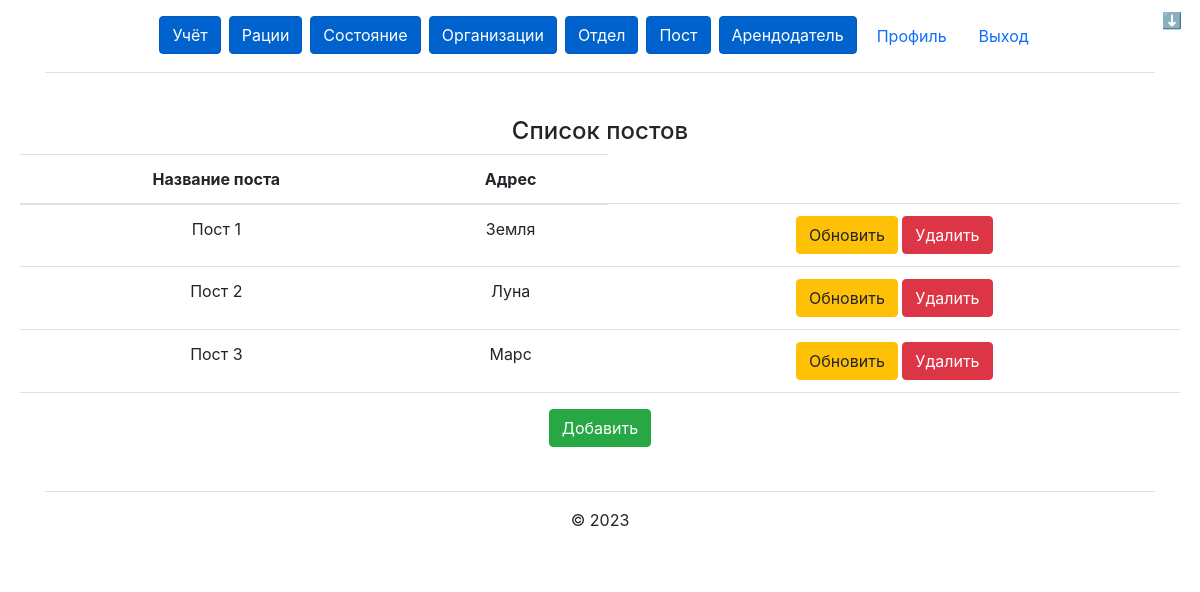
Before: /post/ (signed in) with the older database file.
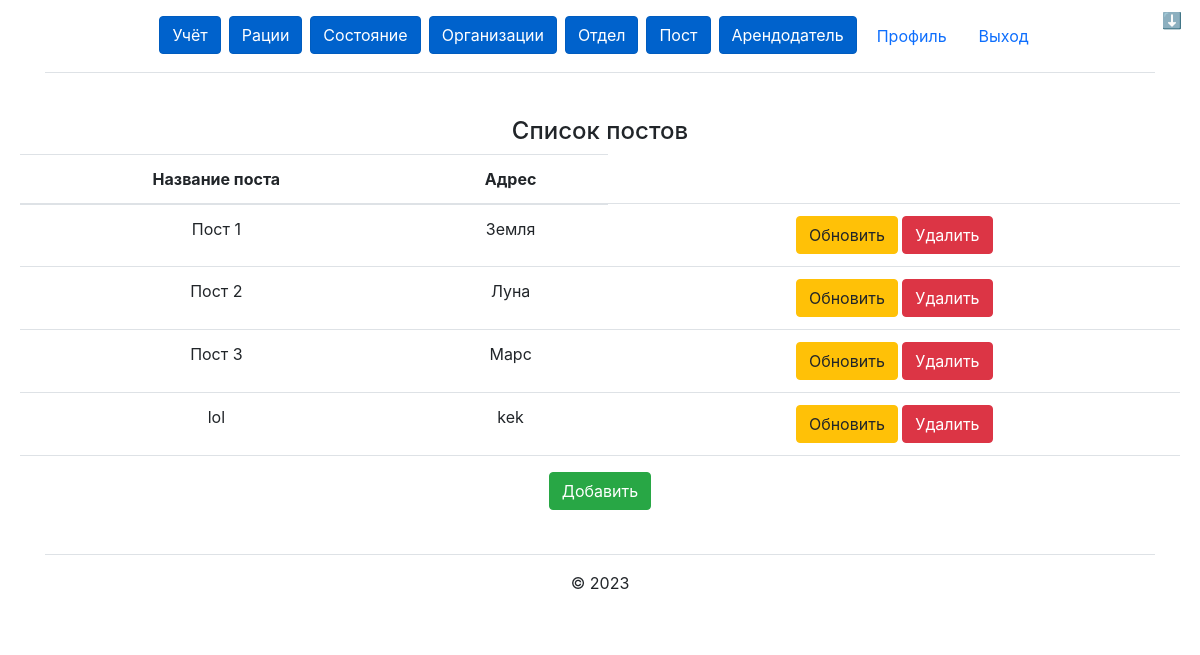
After: the same page with the newer database file.
### post/models.py (models this page shows, shortened)
class Post(models.Model):
    id = models.AutoField(primary_key=True)
    name = models.CharField('Название поста', max_length=1000)
    address = models.CharField('Адрес', max_length=2000)
    class Meta:
        verbose_name = 'Пост'
        verbose_name_plural = 'Посты'

### post/views.py (the view)
# urls.py: path('', views.post_list, name='post_list'),
@login_required
def post_list(request):
    posts = Post.objects.all()
    return render(request, "post/list.html", {'posts': posts})

### post/templates/post/list.html
{% extends "main/base.html" %}
{% block content %}
<div class="card-body">
    <h4>Список постов</h4>
    <table class="table">
        <thead>
            <tr>
                <th scope="col">Название поста</th>
                <th scope="col">Адрес</th>
            </tr>
        </thead>
        <tbody>
            {% for post in posts %}
            <tr>
                <td>{{ post.name }}</td>
                <td>{{ post.address }}</td>
                <td><a type="button" class="btn btn-warning" href="update/{{ post.id }}">Обновить</a>
                    <a type="button" class="btn btn-danger" href="delete/{{ post.id }}">Удалить</a>
                </td>
            </tr>
            {% endfor %}
        </tbody>
    </table>
    <a type="button" class="btn btn-success" href="create">Добавить</a>
</div>
{% endblock %}

Changed rows visible on the page:
added Post: name "lol", address "kek"
